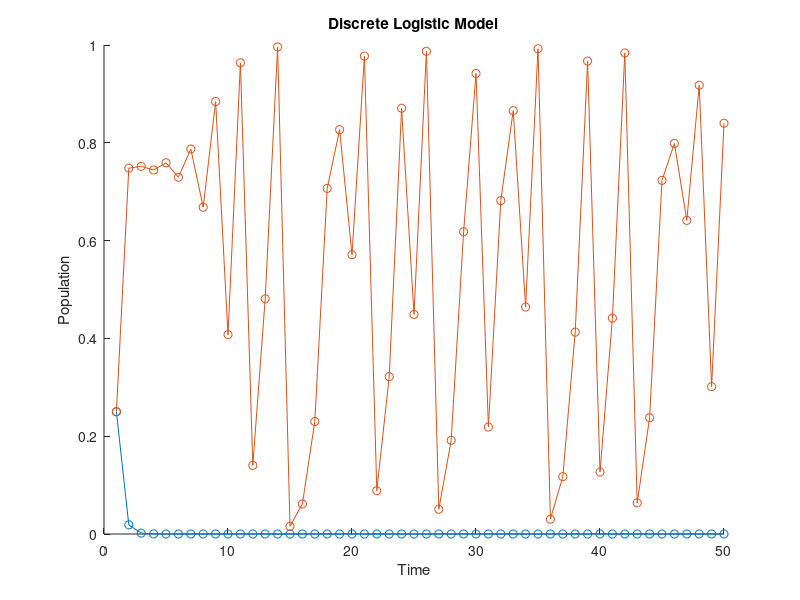

Here is the MATLAB script that generated this plot: (Note: this script raises an error after producing the figure.)
%Jesse Liu 111639610
clear all;clc;

% Used to find the graph that moves towards a steady state
N0=1:50;
r=[.1 3.99];
N(1)=.25;

% Each r value is looped through data points towards a steady state
for i=1:2
    for n=1:50
        N(n+1) = r(i).*N(n).*(1-N(n));
        x(n,i)=N(n);
    end
end

% Used to label the graphs for the steady states
figure(1)
hold on
plot(N0,x(:,1),'-o')
plot(N0,x(:,2),'-o')
title('Discrete Logistic Model')
xlabel('Time')
ylabel('Population')
yline(0,'g');
yline(1,'g');
ylim([-.1 1.1])
legend('r=0.1','r=3.99','Steady State')
legend('Location','northeastoutside')

% Used to find the graphs for the following r values
r=[2.5;2.8;3.2;3.5;3.56;3.83;3.87];
N(1)=.25;

% Each r value is looped through data points and combined into the table y
for i=1:7
    for n=1:50
        N(n+1) = r(i).*N(n).*(1-N(n));
        y(n,i)=N(n);
    end
    i=i+1;
end

% First 6 r values are plotted on the same graph
figure(2)
hold off
for i=1:6
    hold on
    plot(N0,y(:,i))
end

% Used to label multiple r value plot
xlabel('Time')
ylabel('Population')
title('Discrete Logistic Model')
legend('r=2.5','r=2.8','r=3.2','r=3.5','r=3.56','r=3.83')
legend('Location','northeastoutside')

% Used to label the r=3.87 plot
hold off
figure(3)
plot(N0,y(:,7))
xlabel('Time')
ylabel('Population')
title('Discrete Logistic Model')
legend('r=3.87')